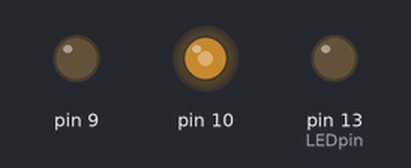
This sketch was run on a simulated Arduino Uno, built with avr-gcc and run on an emulated ATmega328P. Parts: output pins drawn as LEDs (lit = HIGH). Random numbers use the default seed unless the sketch sets one; what the sketch prints to the serial monitor is not drawn.

Above: at 0.1 s.
Timing chart, 0 to 24.7 s (numbered marks = the images above):
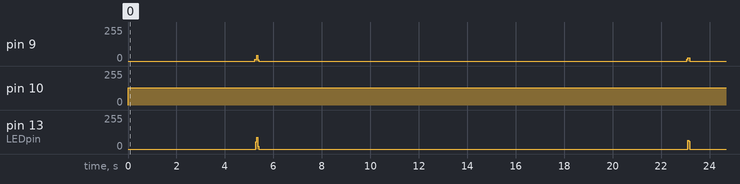

The sketch:

bat_simulator.ino
```cpp
/* ---------------------------------------------------------------------------
 *  FAKE BAT SIMULATOR for testing bat detector hardware. - Zach Poff - 2019
 *  Attempts to emulate "hockey-stick" sliding chirps and quick FM hunting clicks
 *  square-wave generator adapted from https://forum.arduino.cc/index.php?PHPSESSID=r994n5acmnip4de52nf2qoc6c2;topic=116094.msg885608#msg885608
 *  Attach 40kH piezo transducer between GND & pin 9 in series with 100ohm resistor
*/

#include <avr/io.h>
#include <avr/interrupt.h>
int LEDpin = LED_BUILTIN;

void setup(){
  pinMode(9,1);
  pinMode(10,1);
  Serial.begin(115200);
  Serial.println("Bat Simulator - Zach Poff 2019");
  pinMode(LEDpin, OUTPUT);
}

void loop() {

  //a sequence of normal chirps
  int numchirps = random(10, 20);
  Serial.println(String(numchirps) + " chirps");
  for (int count = 0; count <= numchirps; count++) {
    batChirp(random(55000, 57000), random(40000, 42000));
    delay(random(70, 85));
  }
  //every now and then, do a sequence of "FM" hunting clicks after a sequence
  if (random(0, 3) == 0) {

     float clickdelay = random(70, 85);
     long clickHigh = 56000;
     long clickLow = 42000;
     int numclicks = random(10, 18);
     Serial.println(String(numclicks) + " clicks");
     for (int count = 0; count <= numclicks; count++) {
      batChirp(clickHigh, clickLow);
      delay(clickdelay);
      // shrink the delay time and frequencies each time (constrained to sane values)
      clickdelay = constrain(clickdelay * 0.75, 0.1, 85);
      clickHigh = constrain(clickHigh * 0.98, 40000, 65000);
      clickLow = constrain(clickLow * 0.98, 30000, 65000);
      //Serial.println("ClickDelay: " + String(clickdelay) + " High: " + String(clickHigh)+ " Low: " + String(clickLow));
      }
  }

 //pause between sequences
  delay(random(2000, 6000));
}

// chirp function args: start freq(hz), end freq(hz)
void batChirp(long startF, long endF) {
  int stepSize = 400; // Hz per step of first loop (gets smaller during later loops)
  digitalWrite(LEDpin, HIGH);
  DFGon();
  for (long freq = startF; freq >= endF;) {
     DFGfreq(freq); // Play the frequency sweep
     stepSize = (stepSize * .994); // stepsize shrinks with each loop to approximate a "hocky stick" log pitch envelope
     freq = freq - (stepSize + 1); // BUT it will never reach endF (since it decreases by a fraction of itself) so we add 1
     //Serial.println(freq); //debugging slows things down
  }
  DFGoff();
  digitalWrite(LEDpin, LOW);
}

// "DFG" is a dynamic function generator (precise squarewave using timers)

void DFGon(){
  cli();//disable interupts
  TCCR1A = 0;//registers for timer 1
  TCCR1B = 0;
  TCNT1=0;
  TCCR1A |= _BV(COM1A0) + _BV(COM1B0);
  TCCR1B |=_BV(WGM12);
  TCCR1C = _BV(FOC1A);
}

void DFGoff(){
  TCCR1A &= ~(1 << COM1A0);
  sei();  //enable interupts
}

 void DFGfreq(unsigned long tempfreq){
  tempfreq = tempfreq*2;
   if(tempfreq > 122 && tempfreq < 1000001){
  OCR1A = (8000000/tempfreq)-1;//#TIMER COUNTS
  TCCR1B |= _BV(CS10);
  }
  else if(tempfreq <= 122 && tempfreq > 15){
    OCR1A = (1000000/tempfreq)-1;
    TCCR1B |= _BV(CS11);
  }
  else if(tempfreq <= 15 && tempfreq > 4){
    OCR1A = (125000/tempfreq)-1;
    TCCR1B |= _BV(CS10) + _BV(CS11);
  }
}
```

Measured:
- by itself, pin 9: 0/255 → 14/255 at 5.2 s, → 0/255 0.08 s later, → 26/255 17.7 s later, → 0/255 0.12 s later
- by itself, pin 10: 0/255 → 128/255 at 0.00 s
